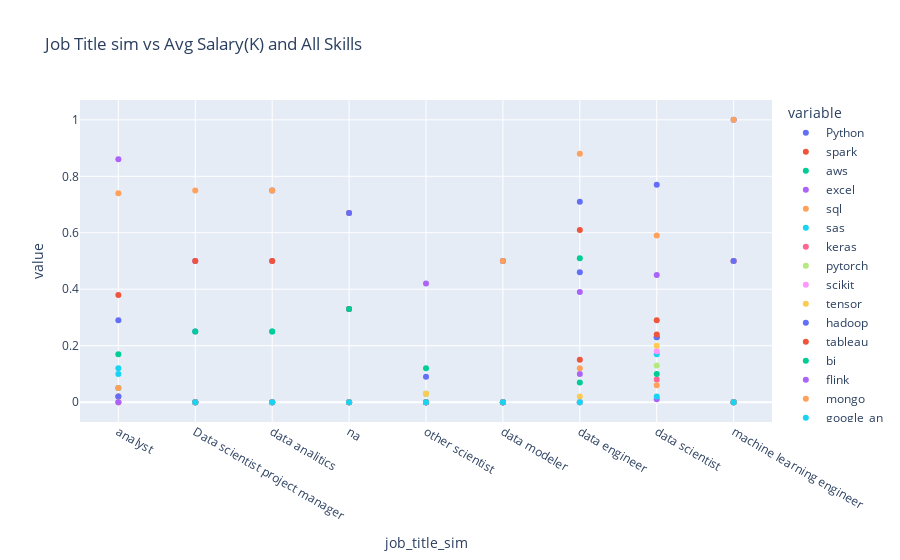

The code cell stored with this chart in its notebook:
### Code cell
fig3 = px.scatter(df1, y=[
    'Python', 'spark', 'aws', 'excel', 
    'sql', 'sas', 'keras', 'pytorch', 
    'scikit', 'tensor', 'hadoop', 'tableau', 
    'bi', 'flink', 'mongo', 'google_an'], 
    title='Job Title sim vs Avg Salary(K) and All Skills')
fig3.show()

### Figure 1 — Plotly figure (JSON) as saved in the notebook; plotly's stock layout.template omitted (floating-point values rounded to 4 significant figures)
{"data": [{"hovertemplate": "variable=Python<br>job_title_sim=%{x}<br>value=%{y}<extra></extra>", "legendgroup": "Python", "marker": {"color": "#636efa", "symbol": "circle"}, "mode": "markers", "name": "Python", "orientation": "v", "showlegend": true, "type": "scatter", "x": ["analyst", "Data scientist project manager", "data analitics", "na", "other scientist", "data modeler", "data engineer", "data scientist", "machine learning engineer"], "xaxis": "x", "y": [0.29, 0.25, 0.75, 0.33, 0.09, 0, 0.71, 0.77, 1], "yaxis": "y"}, {"hovertemplate": "variable=spark<br>job_title_sim=%{x}<br>value=%{y}<extra></extra>", "legendgroup": "spark", "marker": {"color": "#EF553B", "symbol": "circle"}, "mode": "markers", "name": "spark", "orientation": "v", "showlegend": true, "type": "scatter", "x": ["analyst", "Data scientist project manager", "data analitics", "na", "other scientist", "data modeler", "data engineer", "data scientist", "machine learning engineer"], "xaxis": "x", "y": [0.02, 0, 0, 0.33, 0, 0, 0.61, 0.29, 0.5], "yaxis": "y"}, {"hovertemplate": "variable=aws<br>job_title_sim=%{x}<br>value=%{y}<extra></extra>", "legendgroup": "aws", "marker": {"color": "#00cc96", "symbol": "circle"}, "mode": "markers", "name": "aws", "orientation": "v", "showlegend": true, "type": "scatter", "x": ["analyst", "Data scientist project manager", "data analitics", "na", "other scientist", "data modeler", "data engineer", "data scientist", "machine learning engineer"], "xaxis": "x", "y": [0.05, 0.25, 0, 0.33, 0.12, 0.5, 0.51, 0.23, 0], "yaxis": "y"}, {"hovertemplate": "variable=excel<br>job_title_sim=%{x}<br>value=%{y}<extra></extra>", "legendgroup": "excel", "marker": {"color": "#ab63fa", "symbol": "circle"}, "mode": "markers", "name": "excel", "orientation": "v", "showlegend": true, "type": "scatter", "x": ["analyst", "Data scientist project manager", "data analitics", "na", "other scientist", "data modeler", "data engineer", "data scientist", "machine learning engineer"], "xaxis": "x", "y": [0.86, 0.5, 0.5, 0.67, 0.42, 0.5, 0.39, 0.45, 0.5], "yaxis": "y"}, {"hovertemplate": "variable=sql<br>job_title_sim=%{x}<br>value=%{y}<extra></extra>", "legendgroup": "sql", "marker": {"color": "#FFA15A", "symbol": "circle"}, "mode": "markers", "name": "sql", "orientation": "v", "showlegend": true, "type": "scatter", "x": ["analyst", "Data scientist project manager", "data analitics", "na", "other scientist", "data modeler", "data engineer", "data scientist", "machine learning engineer"], "xaxis": "x", "y": [0.74, 0.75, 0.75, 0.67, 0, 0.5, 0.88, 0.59, 1], "yaxis": "y"}, {"hovertemplate": "variable=sas<br>job_title_sim=%{x}<br>value=%{y}<extra></extra>", "legendgroup": "sas", "marker": {"color": "#19d3f3", "symbol": "circle"}, "mode": "markers", "name": "sas", "orientation": "v", "showlegend": true, "type": "scatter", "x": ["analyst", "Data scientist project manager", "data analitics", "na", "other scientist", "data modeler", "data engineer", "data scientist", "machine learning engineer"], "xaxis": "x", "y": [0.1, 0, 0.25, 0, 0.03, 0, 0, 0.17, 0], "yaxis": "y"}, {"hovertemplate": "variable=keras<br>job_title_sim=%{x}<br>value=%{y}<extra></extra>", "legendgroup": "keras", "marker": {"color": "#FF6692", "symbol": "circle"}, "mode": "markers", "name": "keras", "orientation": "v", "showlegend": true, "type": "scatter", "x": ["analyst", "Data scientist project manager", "data analitics", "na", "other scientist", "data modeler", "data engineer", "data scientist", "machine learning engineer"], "xaxis": "x", "y": [0, 0, 0, 0, 0, 0, 0, 0.08, 0], "yaxis": "y"}, {"hovertemplate": "variable=pytorch<br>job_title_sim=%{x}<br>value=%{y}<extra></extra>", "legendgroup": "pytorch", "marker": {"color": "#B6E880", "symbol": "circle"}, "mode": "markers", "name": "pytorch", "orientation": "v", "showlegend": true, "type": "scatter", "x": ["analyst", "Data scientist project manager", "data analitics", "na", "other scientist", "data modeler", "data engineer", "data scientist", "machine learning engineer"], "xaxis": "x", "y": [0, 0, 0, 0, 0.03, 0, 0, 0.13, 0], "yaxis": "y"}, {"hovertemplate": "variable=scikit<br>job_title_sim=%{x}<br>value=%{y}<extra></extra>", "legendgroup": "scikit", "marker": {"color": "#FF97FF", "symbol": "circle"}, "mode": "markers", "name": "scikit", "orientation": "v", "showlegend": true, "type": "scatter", "x": ["analyst", "Data scientist project manager", "data analitics", "na", "other scientist", "data modeler", "data engineer", "data scientist", "machine learning engineer"], "xaxis": "x", "y": [0, 0, 0, 0, 0, 0, 0, 0.18, 0.5], "yaxis": "y"}, {"hovertemplate": "variable=tensor<br>job_title_sim=%{x}<br>value=%{y}<extra></extra>", "legendgroup": "tensor", "marker": {"color": "#FECB52", "symbol": "circle"}, "mode": "markers", "name": "tensor", "orientation": "v", "showlegend": true, "type": "scatter", "x": ["analyst", "Data scientist project manager", "data analitics", "na", "other scientist", "data modeler", "data engineer", "data scientist", "machine learning engineer"], "xaxis": "x", "y": [0, 0, 0, 0, 0.03, 0, 0.02, 0.2, 0.5], "yaxis": "y"}, {"hovertemplate": "variable=hadoop<br>job_title_sim=%{x}<br>value=%{y}<extra></extra>", "legendgroup": "hadoop", "marker": {"color": "#636efa", "symbol": "circle"}, "mode": "markers", "name": "hadoop", "orientation": "v", "showlegend": true, "type": "scatter", "x": ["analyst", "Data scientist project manager", "data analitics", "na", "other scientist", "data modeler", "data engineer", "data scientist", "machine learning engineer"], "xaxis": "x", "y": [0.02, 0, 0, 0.67, 0, 0, 0.46, 0.23, 0.5], "yaxis": "y"}, {"hovertemplate": "variable=tableau<br>job_title_sim=%{x}<br>value=%{y}<extra></extra>", "legendgroup": "tableau", "marker": {"color": "#EF553B", "symbol": "circle"}, "mode": "markers", "name": "tableau", "orientation": "v", "showlegend": true, "type": "scatter", "x": ["analyst", "Data scientist project manager", "data analitics", "na", "other scientist", "data modeler", "data engineer", "data scientist", "machine learning engineer"], "xaxis": "x", "y": [0.38, 0.5, 0.5, 0, 0, 0, 0.15, 0.24, 0], "yaxis": "y"}, {"hovertemplate": "variable=bi<br>job_title_sim=%{x}<br>value=%{y}<extra></extra>", "legendgroup": "bi", "marker": {"color": "#00cc96", "symbol": "circle"}, "mode": "markers", "name": "bi", "orientation": "v", "showlegend": true, "type": "scatter", "x": ["analyst", "Data scientist project manager", "data analitics", "na", "other scientist", "data modeler", "data engineer", "data scientist", "machine learning engineer"], "xaxis": "x", "y": [0.17, 0, 0.25, 0, 0, 0, 0.07, 0.1, 0], "yaxis": "y"}, {"hovertemplate": "variable=flink<br>job_title_sim=%{x}<br>value=%{y}<extra></extra>", "legendgroup": "flink", "marker": {"color": "#ab63fa", "symbol": "circle"}, "mode": "markers", "name": "flink", "orientation": "v", "showlegend": true, "type": "scatter", "x": ["analyst", "Data scientist project manager", "data analitics", "na", "other scientist", "data modeler", "data engineer", "data scientist", "machine learning engineer"], "xaxis": "x", "y": [0, 0, 0, 0, 0, 0, 0.1, 0.01, 0], "yaxis": "y"}, {"hovertemplate": "variable=mongo<br>job_title_sim=%{x}<br>value=%{y}<extra></extra>", "legendgroup": "mongo", "marker": {"color": "#FFA15A", "symbol": "circle"}, "mode": "markers", "name": "mongo", "orientation": "v", "showlegend": true, "type": "scatter", "x": ["analyst", "Data scientist project manager", "data analitics", "na", "other scientist", "data modeler", "data engineer", "data scientist", "machine learning engineer"], "xaxis": "x", "y": [0.05, 0, 0, 0, 0, 0, 0.12, 0.06, 0], "yaxis": "y"}, {"hovertemplate": "variable=google_an<br>job_title_sim=%{x}<br>value=%{y}<extra></extra>", "legendgroup": "google_an", "marker": {"color": "#19d3f3", "symbol": "circle"}, "mode": "markers", "name": "google_an", "orientation": "v", "showlegend": true, "type": "scatter", "x": ["analyst", "Data scientist project manager", "data analitics", "na", "other scientist", "data modeler", "data engineer", "data scientist", "machine learning engineer"], "xaxis": "x", "y": [0.12, 0, 0, 0, 0, 0, 0, 0.02, 0], "yaxis": "y"}], "layout": {"legend": {"title": {"text": "variable"}, "tracegroupgap": 0}, "title": {"text": "Job Title sim vs Avg Salary(K) and All Skills"}, "xaxis": {"anchor": "y", "domain": [0, 1], "title": {"text": "job_title_sim"}}, "yaxis": {"anchor": "x", "domain": [0, 1], "title": {"text": "value"}}}}
